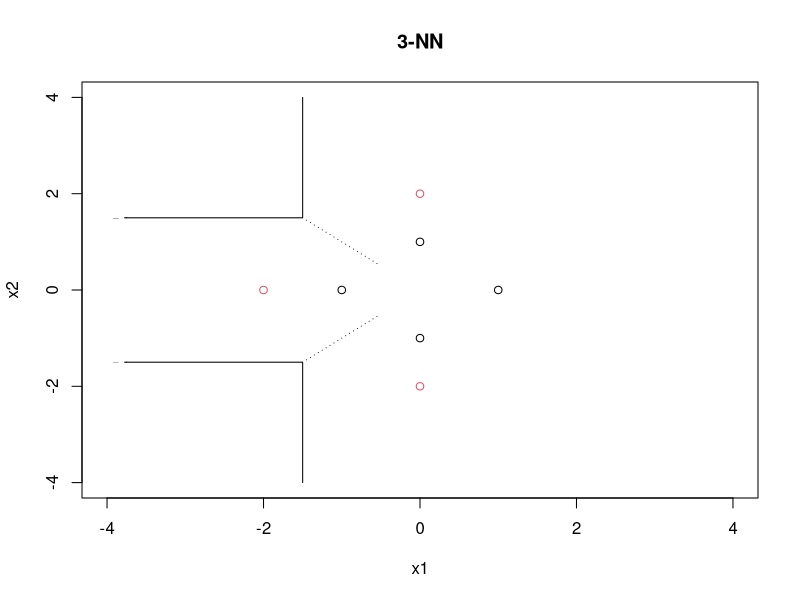
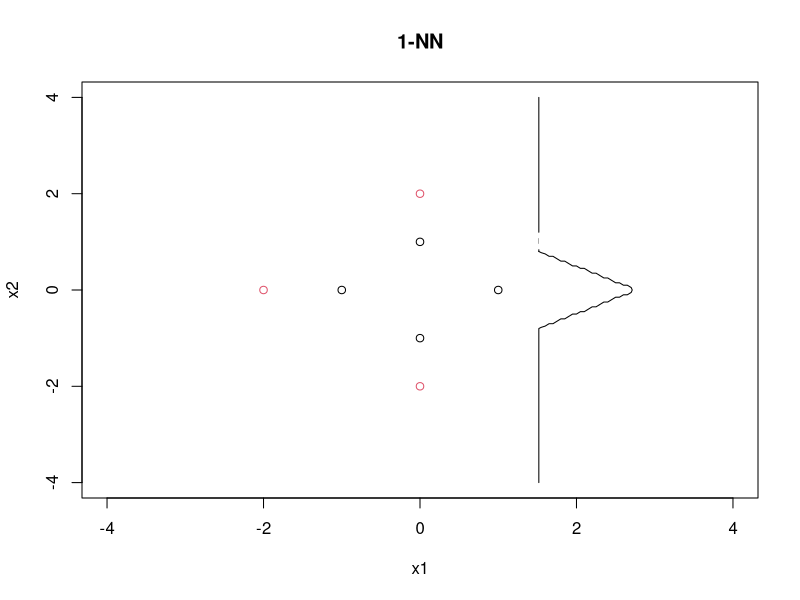

The R source for these figures, in order:
## ---- chunk 1
X <- matrix(c(1, 0, 0, -1, 0, 0, -2, 0, 1, -1, 0, 2, -2, 0), nrow = 7)
seq <- seq(-4, 4, by = 0.05)
Xnew = expand.grid(seq, seq)
y = c(-1,-1,-1,-1,1,1,1)
## ---- chunk 2
library(class)
NN_1 <- knn(X, Xnew, y, k = 3, prob = TRUE)
prob <- attr(NN_1, "prob")
prob <- ifelse(NN_1 == "1", prob, 1 - prob)
prob_mat <- matrix(prob, length(seq), length(seq))
contour(seq, seq, prob_mat, levels = 0.5, labels = "-", xlab = "x1", ylab = "x2", main = '3-NN')
points(X, col = as.factor(y))
## ---- chunk 3
Z1 = apply(X, 1, function(x) sqrt(x[1]^2 + x[2]^2))
Z2 = apply(X, 1, function(x) atan(x[2] / x[1]))
Z <- matrix(c(Z1, Z2), byrow = FALSE, ncol = 2)
Znew1 = apply(Xnew, 1, function(x) sqrt(x[1]^2 + x[2]^2))
Znew2 = apply(Xnew, 1, function(x) atan(x[2] / x[1]))
Znew <- data.frame(matrix(c(Znew1, Znew2), byrow = FALSE, ncol = 2))
## ---- chunk 4
library(class)
NN <- knn(train = Z, test = Xnew, cl = y, k = 3, prob = TRUE)
prob <- attr(NN, "prob")
prob <- ifelse(NN == "1", prob, 1 - prob)
prob_mat <- matrix(prob, length(seq), length(seq))
contour(seq, seq, prob_mat, levels = 0.5, labels = "-", xlab = "x1", ylab = "x2", main = '1-NN')
points(X, col = as.factor(y))
## ---- chunk 5
Xnew
